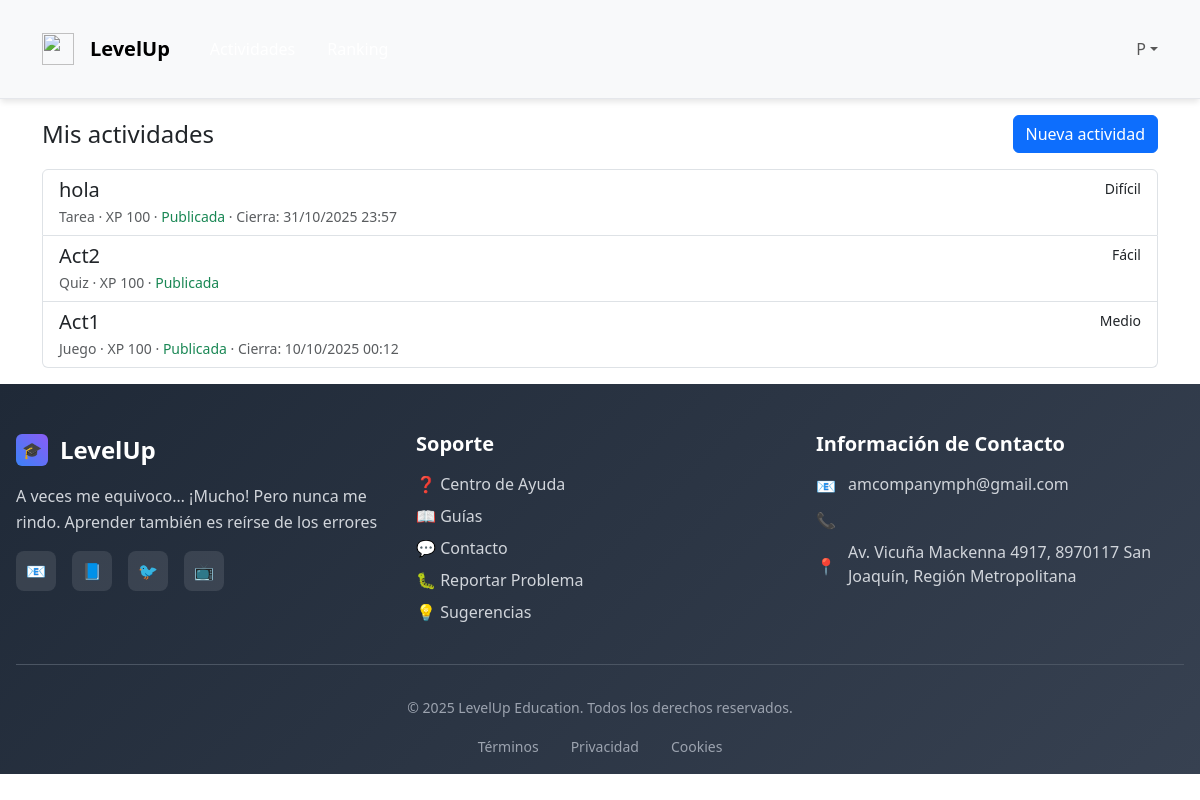
/actividades/docente/ (signed in), run on an earlier commit of the app's database.
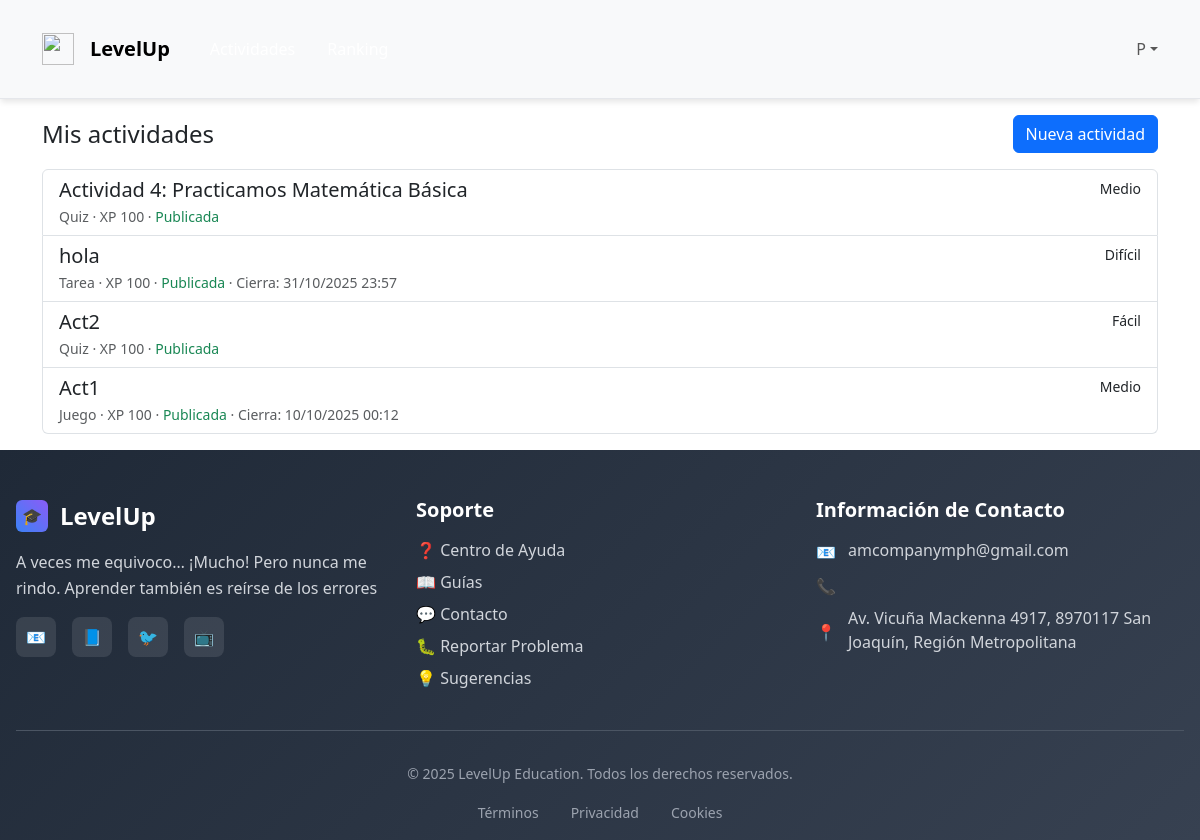
And on a later commit of the database.
### LevelUp/models.py (models this page shows, shortened)
class Actividad(models.Model):
    class Tipo(models.TextChoices):
        QUIZ = "quiz", "Quiz"
        JUEGO = "juego", "Juego"
        VIDEO = "video", "Video"
        TAREA = "tarea", "Tarea"
    class Dificultad(models.IntegerChoices):
        FACIL = 1, "Fácil"
        MEDIO = 2, "Medio"
        DIFICIL = 3, "Difícil"
    titulo = models.CharField(max_length=150)
    descripcion = models.TextField()
    tipo = models.CharField(max_length=20, choices=Tipo.choices)
    dificultad = models.IntegerField(
        choices=Dificultad.choices,
        default=Dificultad.MEDIO,
        validators=[MinValueValidator(1), MaxValueValidator(3)]
    )
    recurso = models.ForeignKey(Recurso, on_delete=models.SET_NULL, null=True, blank=True)
    recompensa = models.ForeignKey(Recompensa, on_delete=models.SET_NULL, null=True, blank=True)
    docente = models.ForeignKey(
        Docente, on_delete=models.SET_NULL, null=True, blank=True, related_name="actividades_creadas"
    )
    es_publicada = models.BooleanField(default=False)
    fecha_publicacion = models.DateTimeField(null=True, blank=True)
    fecha_cierre = models.DateTimeField(null=True, blank=True)
    xp_total = models.PositiveIntegerField(default=100, help_text="XP base proporcional al puntaje obtenido")
    intentos_max = models.PositiveSmallIntegerField(
        default=1,
        validators=[MinValueValidator(1), MaxValueValidator(20)],
        help_text="Número máximo de intentos por estudiante (1–20)."
    )
    estudiantes = models.ManyToManyField(
        'Estudiante', through='AsignacionActividad', related_name='actividades', blank=True
    )

### LevelUp/views.py (the view)
# urls.py: path("actividades/docente/", views.actividades_docente_lista, name="docente_lista"),
@login_required
def actividades_docente_lista(request):
    if not es_docente(request.user):
        raise Http404
    try:
        docente = Docente.objects.get(usuario=request.user)
    except Docente.DoesNotExist:
        raise Http404
    qs = Actividad.objects.filter(docente=docente).order_by("-id")
    return render(request, "LevelUp/actividades/docente_lista.html", {"actividades": qs})

### LevelUp/views.py (called while the page is built)
def es_docente(user) -> bool:
    return getattr(user, "rol", None) == Usuario.Rol.DOCENTE

### LevelUp/templates/LevelUp/actividades/docente_lista.html (shortened to what this page needs)
{% extends "LevelUp/base.html" %}
{% block content %}
<div class="container py-3">
    <div class="d-flex justify-content-between align-items-center mb-3">
        <h1 class="h4 m-0">Mis actividades</h1>
        <a class="btn btn-primary" href="{% url 'crear' %}">Nueva actividad</a>
    </div>
    <div class="list-group">
        {% for a in actividades %}
        <a class="list-group-item list-group-item-action" href="{% url 'actividad_editar' a.pk %}">
            <div class="d-flex w-100 justify-content-between">
                <h5 class="mb-1">{{ a.titulo }}</h5>
                <small class="text-nowrap">{{ a.get_dificultad_display }}</small>
            </div>
            <div class="small text-muted">
                {{ a.get_tipo_display }} · XP {{ a.xp_total }}
                · {% if a.es_publicada %}<span class="text-success">Publicada</span>{% else %}<span
                    class="text-secondary">Borrador</span>{% endif %}
                {% if a.fecha_cierre %}· Cierra: {{ a.fecha_cierre|date:"d/m/Y H:i" }}{% endif %}
            </div>
        </a>
        {% empty %}
        <div class="alert alert-info">Aún no tienes actividades.</div>
        {% endfor %}
    </div>
</div>
{% endblock %}

What changed in the data, as far as the page shows it:
added Actividad: titulo "Actividad 4: Practicamos Matemática Básica", dificultad "Medio", tipo "Quiz", xp_total "100", es_publicada "Publicada"
